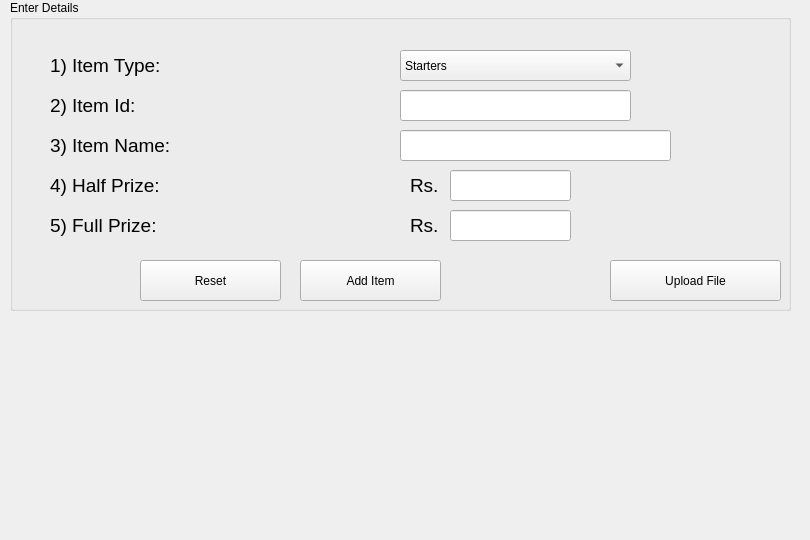
      <widget class="QWidget" name="tab_12">
       <attribute name="icon">
        <iconset>
         <normaloff>Assets/+.png</normaloff>Assets/+.png</iconset>
       </attribute>
       <attribute name="title">
        <string>Add New Item</string>
       </attribute>
       <widget class="QLabel" name="label_21">
        <property name="geometry">
         <rect>
          <x>10</x>
          <y>330</y>
          <width>791</width>
          <height>201</height>
         </rect>
        </property>
        <property name="toolTip">
         <string>&lt;html&gt;&lt;head/&gt;&lt;body&gt;&lt;p&gt;&lt;img src=&quot;:/background/table.gif&quot;/&gt;&lt;/p&gt;&lt;/body&gt;&lt;/html&gt;</string>
        </property>
        <property name="text">
         <string/>
        </property>
       </widget>
       <widget class="QGroupBox" name="groupBox">
        <property name="geometry">
         <rect>
          <x>10</x>
          <y>0</y>
          <width>781</width>
          <height>311</height>
         </rect>
        </property>
        <property name="title">
         <string>Enter Details</string>
        </property>
        <widget class="QLineEdit" name="lineEdit">
         <property name="geometry">
          <rect>
           <x>390</x>
           <y>90</y>
           <width>231</width>
           <height>31</height>
          </rect>
         </property>
        </widget>
        <widget class="QLabel" name="label_18">
         <property name="geometry">
          <rect>
           <x>40</x>
           <y>200</y>
           <width>151</width>
           <height>51</height>
          </rect>
         </property>
         <property name="font">
          <font>
           <family>Segoe UI</family>
           <pointsize>14</pointsize>
          </font>
         </property>
         <property name="text">
          <string>5) Full Prize:</string>
         </property>
        </widget>
        <widget class="QLabel" name="label_15">
         <property name="geometry">
          <rect>
           <x>40</x>
           <y>80</y>
           <width>101</width>
           <height>51</height>
          </rect>
         </property>
         <property name="font">
          <font>
           <family>Segoe UI</family>
           <pointsize>14</pointsize>
          </font>
         </property>
         <property name="text">
          <string>2) Item Id:</string>
         </property>
        </widget>
        <widget class="QLabel" name="label_19">
         <property name="geometry">
          <rect>
           <x>400</x>
           <y>160</y>
           <width>31</width>
           <height>51</height>
          </rect>
         </property>
         <property name="font">
          <font>
           <family>Segoe UI</family>
           <pointsize>14</pointsize>
          </font>
         </property>
         <property name="text">
          <string>Rs.</string>
         </property>
        </widget>
        <widget class="QLineEdit" name="lineEdit_4">
         <property name="geometry">
          <rect>
           <x>440</x>
           <y>210</y>
           <width>121</width>
           <height>31</height>
          </rect>
         </property>
        </widget>
        <widget class="QLineEdit" name="lineEdit_2">
         <property name="geometry">
          <rect>
           <x>390</x>
           <y>130</y>
           <width>271</width>
           <height>31</height>
          </rect>
         </property>
        </widget>
        <widget class="QLineEdit" name="lineEdit_3">
         <property name="geometry">
          <rect>
           <x>440</x>
           <y>170</y>
           <width>121</width>
           <height>31</height>
          </rect>
         </property>
        </widget>
        <widget class="QLabel" name="label_17">
         <property name="geometry">
          <rect>
           <x>40</x>
           <y>160</y>
           <width>151</width>
           <height>51</height>
          </rect>
         </property>
         <property name="font">
          <font>
           <family>Segoe UI</family>
           <pointsize>14</pointsize>
          </font>
         </property>
         <property name="text">
          <string>4) Half Prize:</string>
         </property>
        </widget>
        <widget class="QLabel" name="label_20">
         <property name="geometry">
          <rect>
           <x>400</x>
           <y>200</y>
           <width>31</width>
           <height>51</height>
          </rect>
         </property>
         <property name="font">
          <font>
           <family>Segoe UI</family>
           <pointsize>14</pointsize>
          </font>
         </property>
         <property name="text">
          <string>Rs.</string>
         </property>
        </widget>
        <widget class="QLabel" name="label_16">
         <property name="geometry">
          <rect>
           <x>40</x>
           <y>120</y>
           <width>151</width>
           <height>51</height>
          </rect>
         </property>
         <property name="font">
          <font>
           <family>Segoe UI</family>
           <pointsize>14</pointsize>
          </font>
         </property>
         <property name="text">
          <string>3) Item Name:</string>
         </property>
        </widget>
        <widget class="QPushButton" name="pushButton_12">
         <property name="geometry">
          <rect>
           <x>290</x>
           <y>260</y>
           <width>141</width>
           <height>41</height>
          </rect>
         </property>
         <property name="text">
          <string>Add Item</string>
         </property>
         <property name="icon">
          <iconset>
           <normaloff>Assets/+.png</normaloff>Assets/+.png</iconset>
         </property>
        </widget>
        <widget class="QLabel" name="label_22">
         <property name="geometry">
          <rect>
           <x>40</x>
           <y>40</y>
           <width>131</width>
           <height>51</height>
          </rect>
         </property>
         <property name="font">
          <font>
           <family>Segoe UI</family>
           <pointsize>14</pointsize>
          </font>
         </property>
         <property name="text">
          <string>1) Item Type:</string>
         </property>
        </widget>
        <widget class="QComboBox" name="comboBox">
         <property name="geometry">
          <rect>
           <x>390</x>
           <y>50</y>
           <width>231</width>
           <height>31</height>
          </rect>
         </property>
         <item>
          <property name="text">
           <string>Starters</string>
          </property>
         </item>
         <item>
          <property name="text">
           <string>Main Course</string>
          </property>
         </item>
         <item>
          <property name="text">
           <string>Desserts</string>
          </property>
         </item>
         <item>
          <property name="text">
           <string>Drinks</string>
          </property>
         </item>
        </widget>
        <widget class="QPushButton" name="pushButton_24">
         <property name="geometry">
          <rect>
           <x>130</x>
           <y>260</y>
           <width>141</width>
           <height>41</height>
          </rect>
         </property>
         <property name="text">
          <string>Reset</string>
         </property>
         <property name="icon">
          <iconset>
           <normaloff>Assets/reset.png</normaloff>Assets/reset.png</iconset>
         </property>
        </widget>
        <widget class="QPushButton" name="pushButton_32">
         <property name="geometry">
          <rect>
           <x>600</x>
           <y>260</y>
           <width>171</width>
           <height>41</height>
          </rect>
         </property>
         <property name="text">
          <string>Upload File</string>
         </property>
         <property name="icon">
          <iconset>
           <normaloff>Assets/upload.png</normaloff>Assets/upload.png</iconset>
         </property>
         <property name="iconSize">
          <size>
           <width>30</width>
           <height>30</height>
          </size>
         </property>
        </widget>
       </widget>
      </widget>
